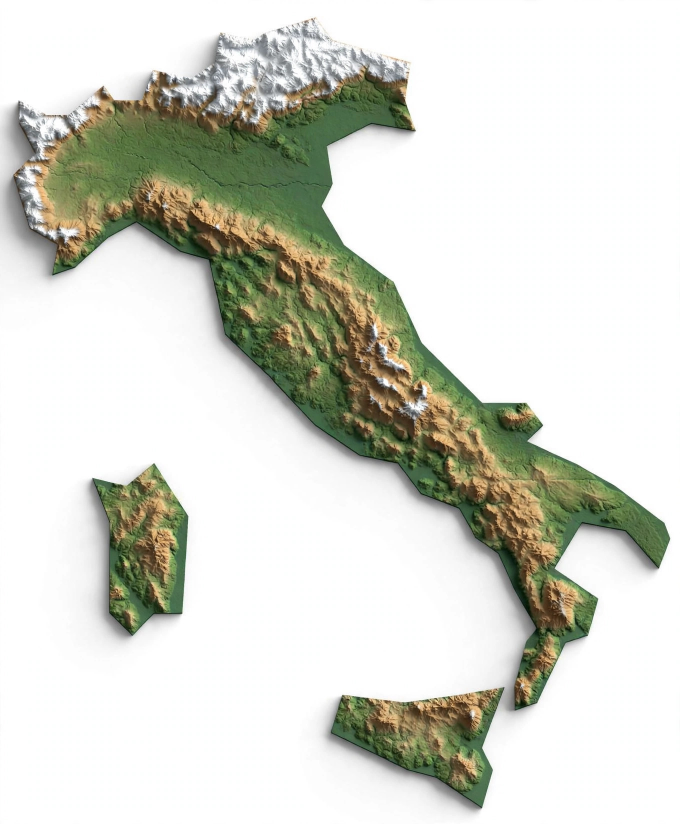
#> input picture games/daily-atlas/samples/media-generation-atlas-sample-italy-0-e17aee8b-3c9d-4808-86e0-a21b35f821c7.jpg, 1360 x 1648 px (shown at 1/2 size)
$ python restyle_flat.py samples/media-generation-atlas-sample-italy-0-e17aee8b-3c9d-4808-86e0-a21b35f821c7.jpg samples/media-generation-atlas-sample-nepal-0-d1c35da8-8d82-491d-9018-61c55696bb32.jpg
#> lines starting #> are read from the running program, lines starting #| are printed output that depends on the picture; after the words box and inside, x2 and y2 are one past the last pixel; in counts of white or black regions, pixels touching at a corner belong together
#!/usr/bin/env python3
"""Restyle leftover flat-country reliefs into the black-outline 3D terrain style.

For each input (the ORIGINAL flat relief, accurate silhouette):
  1. Extract the silhouette mask (non-white pixels). The mask is NEVER altered
     in shape -- only reframed (crop padding). Silhouette IoU vs original = 1.0.
  2. Reframe: crop to mask bbox + 4% padding so the country fills the frame.
  3. Render: white bg, soft drop shadow, green base (palette-matched to the
     restyled set), subtle seeded value-noise terrain texture (flat countries
     stay honest -- gentle rolling texture, no invented mountains), inner
     bevel shading for the raised-relief look, 2px black outline.
  4. Save JPEG q70 (matches the repo's recompress standard).

Usage: restyle_flat.py <in.jpg> <out.jpg>
"""
import sys
import hashlib
import numpy as np
from PIL import Image, ImageFilter

WHITE_T = 240
BASE_GREEN = np.array([102.0, 135.0, 88.0])     # median flat green of restyled set
OUTLINE_RGB = (22, 30, 20)
PAD_FRac = 0.04


def mask_of(a):
    return a.max(axis=2) < WHITE_T


def value_noise(h, w, cells, seed):
    rng = np.random.default_rng(seed)
    gh, gw = cells
    grid = rng.random((gh + 2, gw + 2)).astype(np.float32)
    ys = np.linspace(0, gh, h)[:, None]
    xs = np.linspace(0, gw, w)[None, :]
    y0 = ys.astype(int); x0 = xs.astype(int)
    fy = ys - y0; fx = xs - x0
    sy = fy * fy * (3 - 2 * fy); sx = fx * fx * (3 - 2 * fx)
    v00 = grid[y0, x0]; v10 = grid[y0, x0 + 1]
    v01 = grid[y0 + 1, x0]; v11 = grid[y0 + 1, x0 + 1]
    return (v00 * (1 - sx) + v10 * sx) * (1 - sy) + (v01 * (1 - sx) + v11 * sx) * sy


def edge_dist(mask, iters=8):
    """Approximate distance-to-edge (in px) via iterative max-filter."""
    d = np.zeros_like(mask, dtype=np.float32)
    cur = mask.copy()
    for i in range(1, iters + 1):
        m = Image.fromarray(cur)
        grown = np.asarray(m.filter(ImageFilter.MaxFilter(3)))
        ring = grown & ~cur
        d[ring] = i
        cur = grown
        if not (~cur).any():
            break
    d[mask & (d == 0)] = iters
    return d


def restyle(in_path, out_path):
    im = Image.open(in_path).convert('RGB')
#> im is the input picture: PIL image 1360x1648 RGB; mean R, G, B 213.7, 215.1, 205.5
    a = np.asarray(im).astype(np.float32)
    mask = mask_of(a)
#> in mask_of, `return a.max(axis=2) < WHITE_T`:
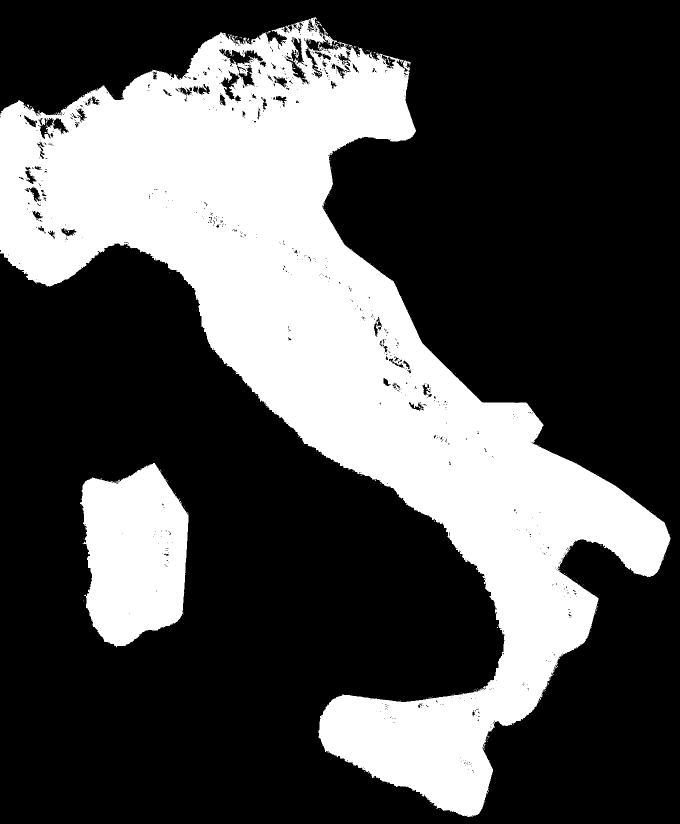
#> returned value: shape (1648, 1360) bool (shown at 1/2 size); 31.4% white; 207 white regions (205 under 20 px), largest, box (x1, y1, x2, y2) and area: (0, 34, 1341, 1634) 643436, (160, 926, 377, 1295) 60766
    if not mask.any():
        raise ValueError('empty mask')

    # --- reframe to content bbox + padding ---
    ys, xs = np.where(mask)
    h0, w0 = mask.shape
#> h0 = 1648; w0 = 1360
    pad = int(max(h0, w0) * PAD_FRac) + 4
#> pad = 69
    x0, x1 = max(0, xs.min() - pad), min(w0, xs.max() + pad + 1)
#> x0 = 0; x1 = 1360
    y0, y1 = max(0, ys.min() - pad), min(h0, ys.max() + pad + 1)
#> y0 = 0; y1 = 1648
    a = a[y0:y1, x0:x1]
    mask = mask[y0:y1, x0:x1]
    H, W = mask.shape
#> H = 1648; W = 1360

    seed = int(hashlib.md5(in_path.encode()).hexdigest()[:8], 16)

    # --- terrain texture: gentle rolling noise, honest for flat countries ---
    n1 = value_noise(H, W, (max(2, H // 90), max(2, W // 90)), seed)
    n2 = value_noise(H, W, (max(4, H // 28), max(4, W // 28)), seed + 1)
    relief = (n1 - 0.5) * 22 + (n2 - 0.5) * 10          # +/- ~16 brightness
    tex = np.zeros((H, W, 3), np.float32)
    tex += BASE_GREEN[None, None, :]
    tex += relief[:, :, None] * np.array([0.9, 1.0, 0.85])[None, None, :]
    # faint warm variation in low spots like the restyled set's tan patches
    warm = np.clip((0.5 - n1) * 2, 0, 1)[:, :, None]
    tex = tex * (1 - warm * 0.12) + warm * 0.12 * np.array([150, 128, 95])

    # --- inner bevel: darken toward edge for raised-relief lift ---
    dist = edge_dist(mask, iters=8)
#> after the loop in edge_dist, `for i in range(1, iters + 1):`:
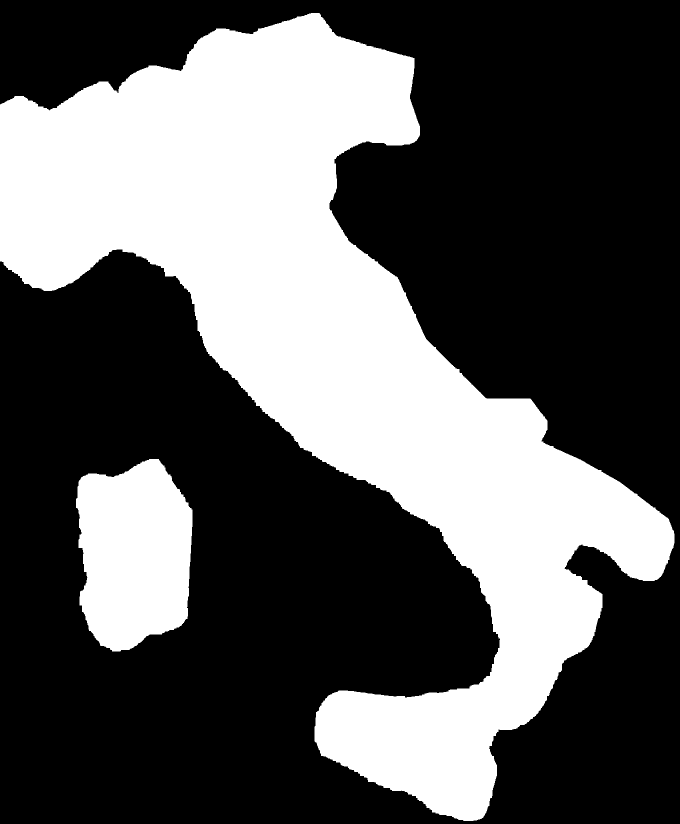
#> cur: shape (1648, 1360) bool (shown at 1/2 size); 35.5% white; 2 white regions, box (x1, y1, x2, y2) and area: (0, 26, 1349, 1642) 723930, (152, 918, 385, 1303) 71501
#> after the loop in edge_dist, `for i in range(1, iters + 1):`:
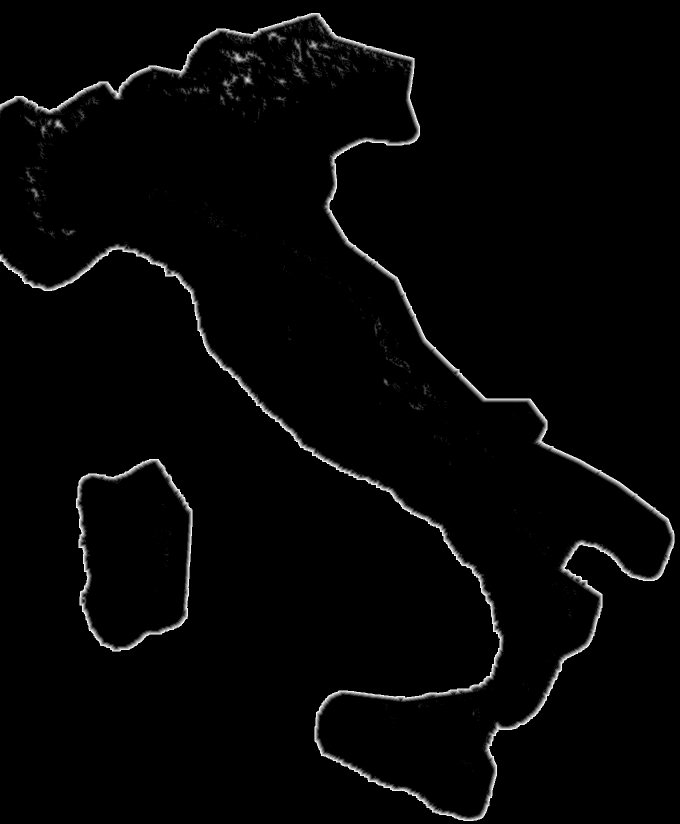
#> d: shape (1648, 1360) float32 (shown at 1/2 size); min 0, max 8, mean 0.156; drawn with min black and max white
    bevel = np.clip(1 - dist / 8, 0, 1) ** 1.5          # 1 at edge -> 0 inside
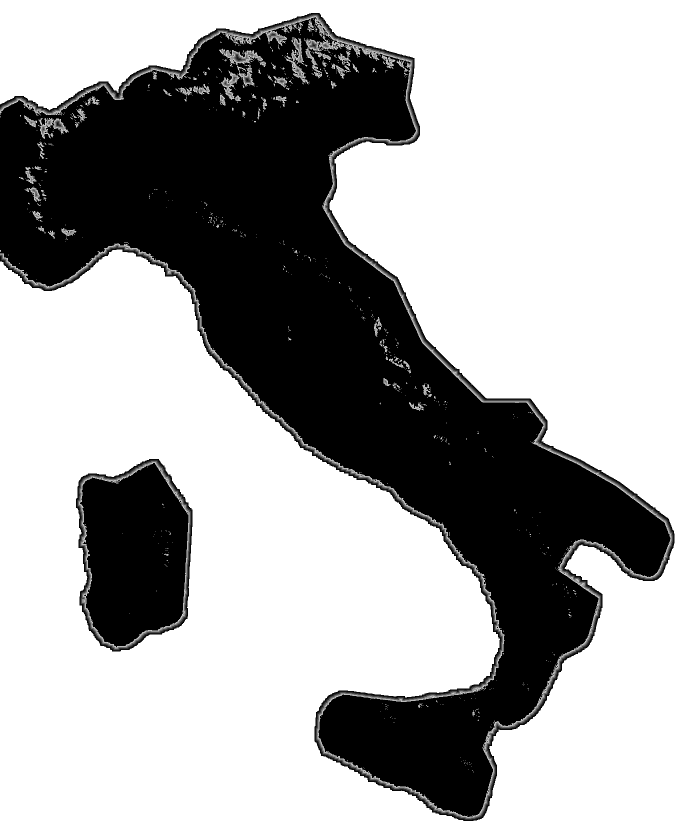
#> bevel: shape (1648, 1360) float32 (shown at 1/2 size); min 0, max 1, mean 0.662
    shade = 1 - bevel[:, :, None] * 0.28
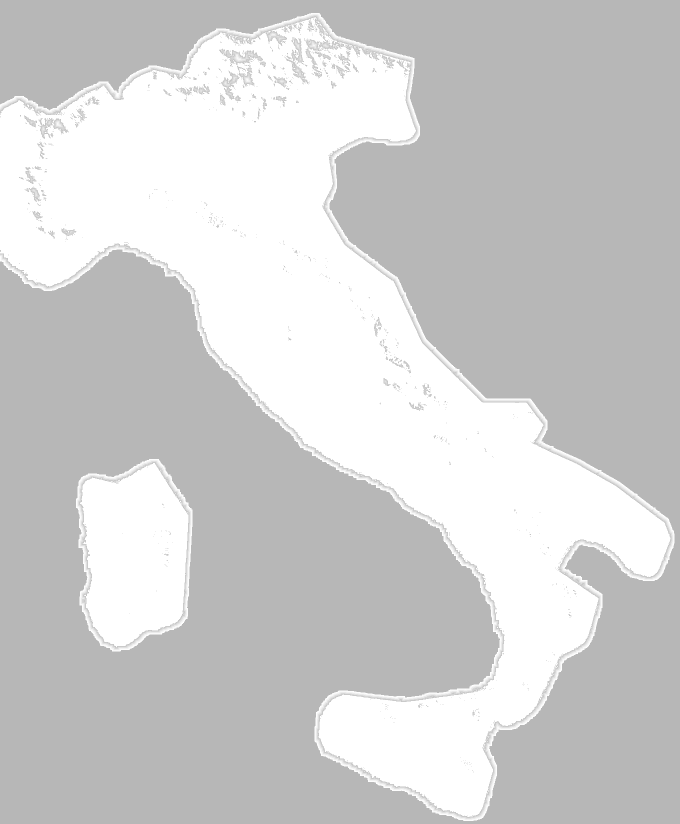
#> shade: shape (1648, 1360, 1) float32 (shown at 1/2 size); min 0.72, max 1, mean 0.815
    tex *= shade
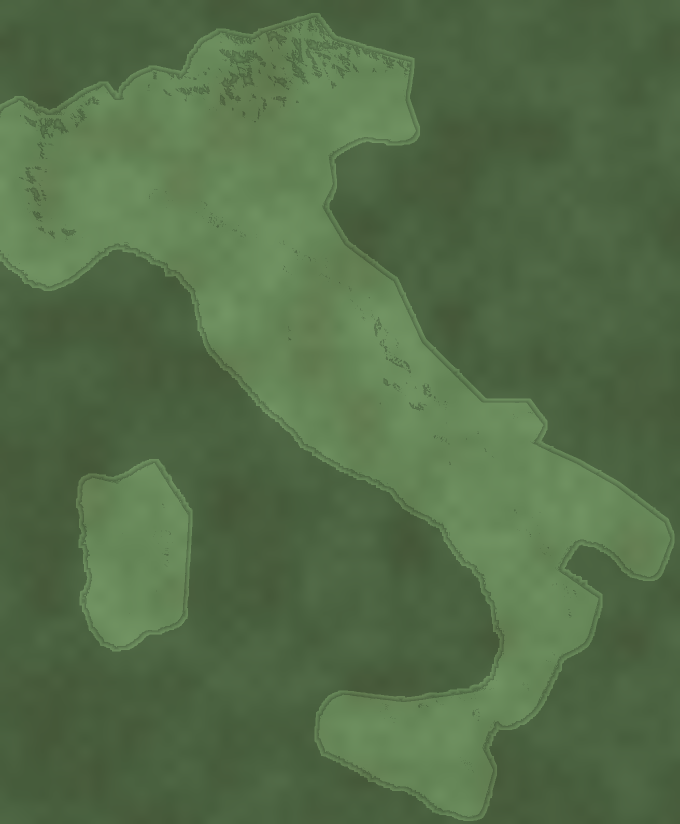
#> tex: shape (1648, 1360, 3) float64 (shown at 1/2 size); mean of channels 0, 1, 2 84.4, 110.5, 72.3; drawn as R, G, B

    # --- compose: shadow, fill, outline ---
    canvas = np.full((H, W, 3), 255, np.float32)
    small = mask.sum() < 20000
#> small = False
    if not small:
        # soft drop shadow (skipped for small shapes: it would swamp the mask)
        sh = Image.fromarray((mask * 255).astype(np.uint8)).filter(
            ImageFilter.GaussianBlur(6))
        sha = (np.asarray(sh).astype(np.float32) / 255 * 70)
        dy, dx = 5, 4
        sh_canvas = np.zeros((H, W))
        sh_canvas[dy:, dx:] = sha[:H - dy, :W - dx]
        shadow_rgb = np.array([40, 40, 40], np.float32)
        canvas = canvas * (1 - sh_canvas[:, :, None] / 255) + \
            shadow_rgb * (sh_canvas[:, :, None] / 255)

    canvas[mask] = tex[mask]

    # black outline ring, drawn INSIDE the silhouette (mask minus eroded mask):
    # the outer edge stays exactly on the original boundary -> mask unchanged.
    m_img = Image.fromarray((mask * 255).astype(np.uint8))
    filt = 5 if mask.sum() > 20000 else 3
#> filt = 5
    eroded = np.asarray(m_img.filter(ImageFilter.MinFilter(filt))) > 0
#> eroded: shape (1648, 1360) bool; 29.2% white; 36 white regions (27 under 20 px), largest, box (x1, y1, x2, y2) and area: (0, 42, 1338, 1631) 596431, (165, 930, 375, 1290) 57334, (661, 96, 692, 112) 203
    ring = mask & ~eroded
#> ring: shape (1648, 1360) bool; 2.2% white in thin lines or dots
    canvas[ring] = OUTLINE_RGB
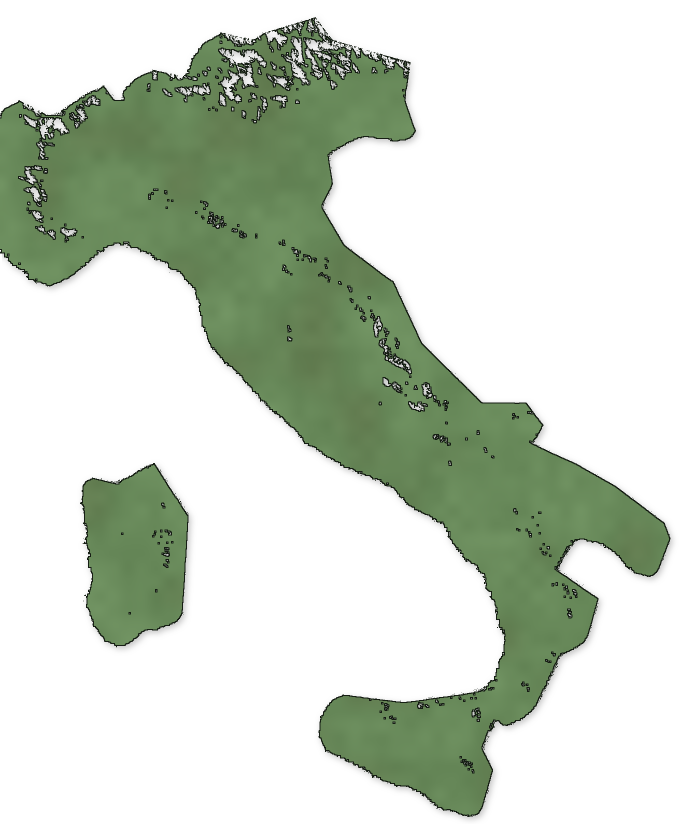
#> canvas: shape (1648, 1360, 3) float64 (shown at 1/2 size); mean of channels 0, 1, 2 204.8, 214.4, 200.5; drawn as R, G, B

    out = Image.fromarray(np.clip(canvas, 0, 255).astype(np.uint8))
    out.save(out_path, 'JPEG', quality=70)
    print(f'wrote {out_path} ({W}x{H})')
#| wrote samples/media-generation-atlas-sample-nepal-0-d1c35da8-8d82-491d-9018-61c55696bb32.jpg (1360x1648)


if __name__ == '__main__':
    restyle(sys.argv[1], sys.argv[2])

$ run again, on games/daily-atlas/samples/media-generation-atlas-sample-netherlands-0-5bc7e8fb-635f-4b0d-a7d3-bbf0ad1338e1.jpg
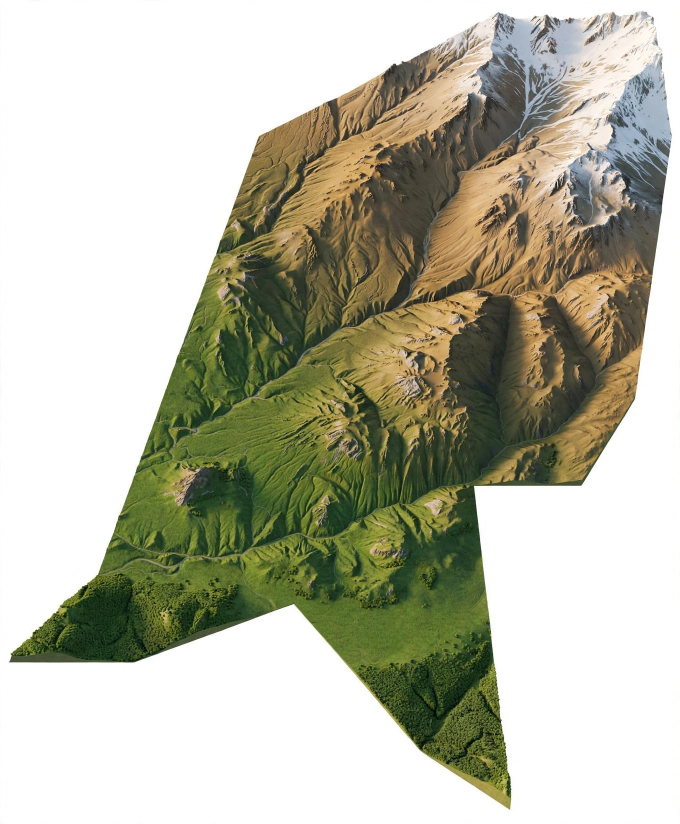
#> input picture games/daily-atlas/samples/media-generation-atlas-sample-netherlands-0-5bc7e8fb-635f-4b0d-a7d3-bbf0ad1338e1.jpg, 1360 x 1648 px (shown at 1/2 size)
#> in restyle, im is the input picture: PIL image 1360x1648 RGB; mean R, G, B 184.9, 184.9, 166.7
#> in mask_of, `return a.max(axis=2) < WHITE_T`:
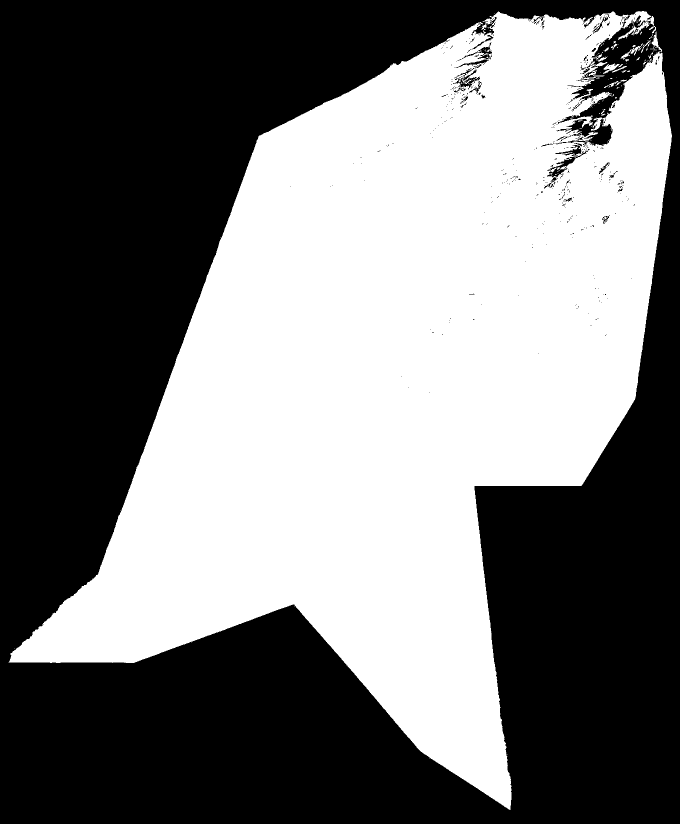
#> returned value: shape (1648, 1360) bool (shown at 1/2 size); 47% white; 162 white regions (142 under 20 px), largest, box (x1, y1, x2, y2) and area: (17, 22, 1344, 1620) 1052407, (1206, 127, 1239, 148) 281, (1303, 63, 1324, 104) 239
#> x0 = 0; x1 = 1360
#> in restyle, `y0, y1 = max(0, ys.min() - pad), min(h0, ys.max() + pad + 1)`: y0 = 0; y1 = 1648
#> small = False
#> filt = 5
#> eroded: shape (1648, 1360) bool; 45.4% white; 48 white regions (36 under 20 px), largest, box (x1, y1, x2, y2) and area: (22, 26, 1342, 1616) 1017134, (1251, 25, 1297, 51) 275, (938, 84, 978, 107) 133
#> in restyle, `canvas[ring] = OUTLINE_RGB`:
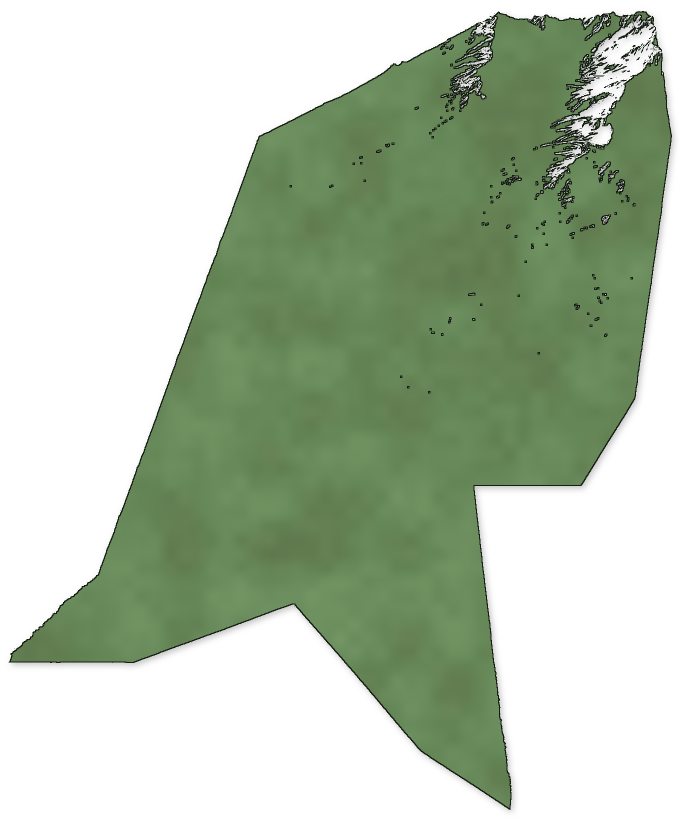
#> canvas: shape (1648, 1360, 3) float64 (shown at 1/2 size); mean of channels 0, 1, 2 181.8, 196.5, 175; drawn as R, G, B
#| wrote samples/media-generation-atlas-sample-netherlands-0-5bc7e8fb-635f-4b0d-a7d3-bbf0ad1338e1.jpg (1360x1648)
